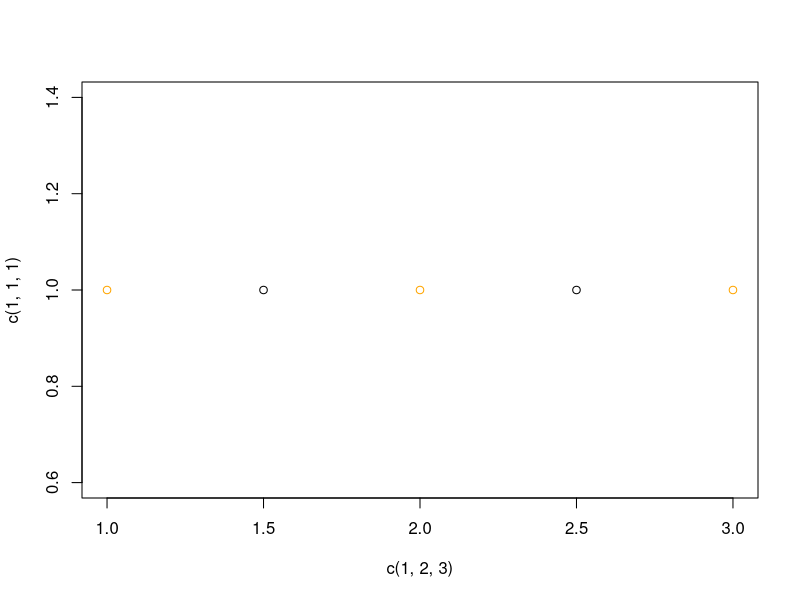

Here is the R script that generated this plot:
## ---- chunk 1
plot(c(1,2,3), c(1,1,1), col='orange')
points(c(1.5,2.5), c(1,1), col='black')
